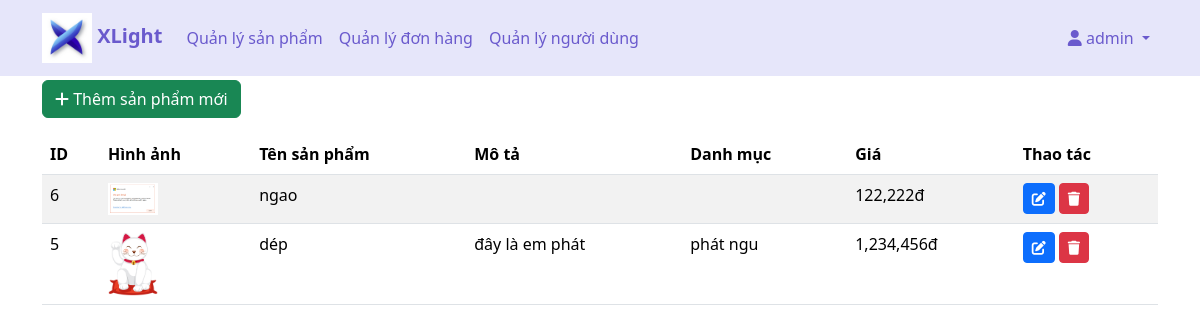
Screenshot of /admin/manage_products.php (signed in) with the database file from the repository.
### tables this page shows
CREATE TABLE `products` (
  `id` int(11) NOT NULL,
  `name` varchar(255) NOT NULL,
  `price` decimal(10,2) NOT NULL,
  `quantity` int(11) NOT NULL DEFAULT 0,
  `image` varchar(255) DEFAULT NULL,
  `description` text DEFAULT NULL,
  `category` varchar(50) DEFAULT NULL
);

### admin/manage_products.php (the view, shortened to what this page needs)
<?php
include '../config.php';
$sql = "SELECT * FROM products ORDER BY id DESC";
$stmt = $conn->prepare($sql);
$stmt->execute();
$products = $stmt->fetchAll();
?>
<!DOCTYPE html>
<html lang="vi">
<head>
    <link href="https://cdn.jsdelivr.net/npm/bootstrap@5.3.2/dist/css/bootstrap.min.css" rel="stylesheet">
    <link href="https://cdnjs.cloudflare.com/ajax/libs/font-awesome/6.0.0/css/all.min.css" rel="stylesheet">
</head>
<body>
    <nav class="navbar navbar-expand-lg navbar-light bg-light">
        <div class="container">
            <a class="navbar-brand" href="../index.php">
                <img src="../images/logo.png" alt="XLight Logo" height="50">
                XLight
            </a>
            <div class="collapse navbar-collapse" id="navbarNav">
                <ul class="navbar-nav me-auto">
                    <li class="nav-item">
                        <a class="nav-link" href="manage_products.php">Quản lý sản phẩm</a>
                    </li>
                    <li class="nav-item">
                        <a class="nav-link" href="manage_orders.php">Quản lý đơn hàng</a>
                    </li>
                    <li class="nav-item">
                        <a class="nav-link" href="manage_users.php">Quản lý người dùng</a>
                    </li>
                </ul>
                <ul class="navbar-nav">
                    <?php if(isset($_SESSION['USER'])): ?>
                        <li class="nav-item dropdown">
                            <a class="nav-link dropdown-toggle" href="#" id="userDropdown" role="button"
                               data-bs-toggle="dropdown" aria-expanded="false">
                                <i class="fas fa-user"></i> <?php echo $_SESSION['USER']['username']; ?>
                            </a>
                        </li>
                    <?php endif; ?>
                </ul>
            </div>
        </div>
    </nav>
    <div class="container mt-4">
        <button class="btn btn-success mb-3" data-bs-toggle="modal" data-bs-target="#addProductModal">
            <i class="fas fa-plus"></i> Thêm sản phẩm mới
        </button>
        <div class="table-responsive">
            <table class="table table-striped">
                <thead>
                    <tr>
                        <th>ID</th>
                        <th>Hình ảnh</th>
                        <th>Tên sản phẩm</th>
                        <th>Mô tả</th>
                        <th>Danh mục</th>
                        <th>Giá</th>
                        <th>Thao tác</th>
                    </tr>
                </thead>
                <tbody>
                    <?php foreach($products as $product): ?>
                    <tr>
                        <td><?php echo $product['id']; ?></td>
                        <td>
                            <img src="../images/<?php echo $product['image']; ?>"
                                 alt="<?php echo $product['name']; ?>"
                                 style="max-width: 50px;">
                        </td>
                        <td><?php echo $product['name']; ?></td>
                        <td><?php echo $product['description']; ?></td>
                        <td><?php echo $product['category']; ?></td>
                        <td><?php echo number_format($product['price']); ?>đ</td>
                        <td>
                            <button class="btn btn-primary btn-sm"
                                    data-bs-toggle="modal"
                                    data-bs-target="#editProductModal<?php echo $product['id']; ?>">
                                <i class="fas fa-edit"></i>
                            </button>
                            <a href="?action=delete&id=<?php echo $product['id']; ?>"
                               class="btn btn-danger btn-sm"
                               onclick="return confirm('Bạn có chắc muốn xóa sản phẩm này?')">
                                <i class="fas fa-trash"></i>
                            </a>
                        </td>
                    </tr>
                    <?php endforeach; ?>
                </tbody>
            </table>
        </div>
    </div>
</body>
</html>

### admin/manage_products.php (style rules this page uses)
.navbar { background: #e6e6fa !important; position: fixed; top: 0; left: 0; right: 0; z-index: 1050; }
.navbar-brand { font-weight: bold; color: #6a5acd !important; }
.nav-link { color: #6a5acd !important; font-weight: 500; transition: all 0.3s ease; }
.container.mt-4 { margin-top: 80px !important; }

### rows the page displays
products: id "6", image (picture), name "ngao", price "122,222"
products: id "5", image (picture), name "dép", description "đây là em phát", category "phát ngu", price "1,234,456"

### other values shown
$_SESSION['USER']['username'] "admin"
